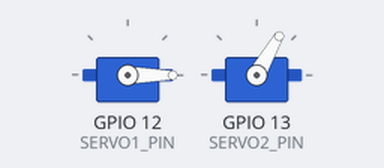
The program below on a simulated Raspberry Pi (BCM pin numbers). Shown: 2 × servo. Servo angles are drawn from the pulse width (0.5 ms = 0°, 2.5 ms = 180°).

Above: at 0.05 s.
At 3.7 s:
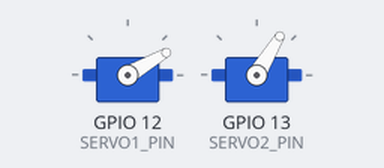
At 6.85 s:
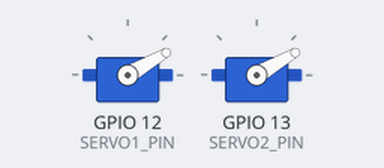
At 13.7 s:
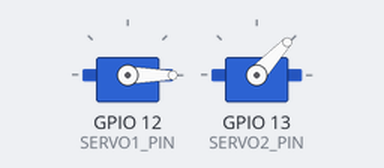
Timing chart, 0 to 18.1 s (numbered marks = the images above):
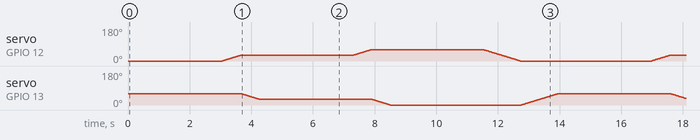

The program:

servo_test.py
```python
import RPi.GPIO as GPIO
import time

#Pin setup
SERVO1_PIN = 12
SERVO2_PIN = 13
GPIO.setmode(GPIO.BCM)
GPIO.setup(SERVO1_PIN, GPIO.OUT)
GPIO.setup(SERVO2_PIN, GPIO.OUT)

pwm1 = GPIO.PWM(SERVO1_PIN, 50)
pwm2 = GPIO.PWM(SERVO2_PIN, 50)
pwm1.start(0)
pwm2.start(0)
current_angle1 = 0
current_angle2 = 60

def set_angle1(angle, step=1, delay=0.02):
	global current_angle1
	if angle > current_angle1:
		angles = range(current_angle1, angle + 1, step)
	else:
		angles = range(current_angle1, angle - 1, -step)
	for i in angles:
		duty = 2.5 + (i/180.0)*10
		pwm1.ChangeDutyCycle(duty)
		time.sleep(delay)
	current_angle1 = angle
	pwm1.ChangeDutyCycle(0)

def set_angle2(angle, step=1, delay=0.02):
	global current_angle2
	if angle > current_angle2:
		angles = range(current_angle2, angle + 1, step)
	else:
		angles = range(current_angle2, angle - 1, -step)
	for i in angles:
		duty = 2.5 + (i/180.0)*10
		pwm2.ChangeDutyCycle(duty)
		time.sleep(delay)
	current_angle2 = angle
	pwm2.ChangeDutyCycle(0)

while(True):
	set_angle1(0)
	set_angle2(60)
	time.sleep(3)
	set_angle1(30)
	set_angle2(30)
	time.sleep(3)
	set_angle1(60)
	set_angle2(0)
	time.sleep(3)
```
